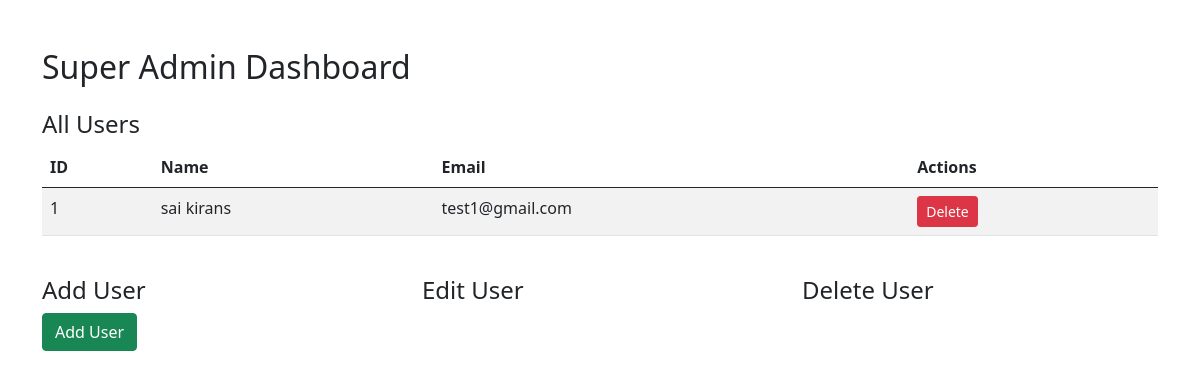
Before: /admin_panel.php (signed in) with the older database file.
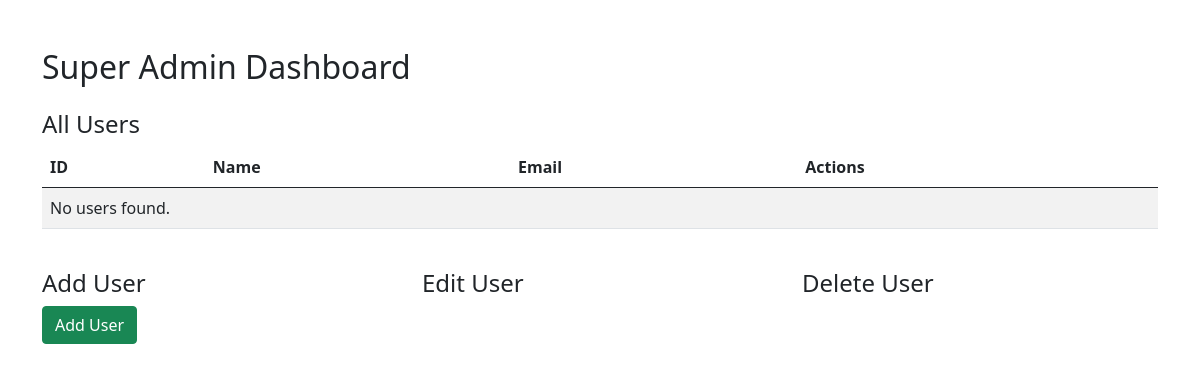
After: the same page with the newer database file.
### tables this page shows
CREATE TABLE `users` (
  `id` int(11) NOT NULL,
  `name` varchar(100) NOT NULL,
  `role` enum('Super Admin','Admin','User') NOT NULL,
  `mobile` varchar(15) DEFAULT NULL,
  `email` varchar(100) NOT NULL,
  `address` text DEFAULT NULL,
  `gender` enum('Male','Female','Other') DEFAULT NULL,
  `dob` date DEFAULT NULL,
  `profile_picture` varchar(255) DEFAULT NULL,
  `signature` varchar(255) DEFAULT NULL,
  `password` varchar(255) NOT NULL,
  `approved` tinyint(1) DEFAULT 0
);

### admin_panel.php (the view, shortened to what this page needs)
<?php
include 'db_connection.php';
$sql = "SELECT * FROM users";
$result = $conn->query($sql);
?>
<!DOCTYPE html>
<html lang="en">
<head>
  <link href="https://cdn.jsdelivr.net/npm/bootstrap@5.0.2/dist/css/bootstrap.min.css" rel="stylesheet">
</head>
<body>
  <div class="container mt-5">
    <h2 class="mb-4">Super Admin Dashboard</h2>
    <div class="row mb-4">
      <div class="col-md-12">
        <h4>All Users</h4>
        <table class="table table-striped">
          <thead>
            <tr>
              <th>ID</th>
              <th>Name</th>
              <th>Email</th>
              <th>Actions</th>
            </tr>
          </thead>
          <tbody>
            <?php
            if ($result->num_rows > 0) {
              while ($row = $result->fetch_assoc()) {
                echo "<tr>";
                echo "<td>" . $row['id'] . "</td>";
                echo "<td>" . $row['name'] . "</td>";
                echo "<td>" . $row['email'] . "</td>";
                echo "<td>
                        <button class='btn btn-danger btn-sm' onclick='deleteUser(" . $row['id'] . ")'>Delete</button>
                      </td>";
                echo "</tr>";
              }
            } else {
              echo "<tr><td colspan='4'>No users found.</td></tr>";
            }
            ?>
          </tbody>
        </table>
      </div>
    </div>
    <div class="row">
      <div class="col-md-4">
        <h4>Add User</h4>
        <button class="btn btn-success" data-bs-toggle="modal" data-bs-target="#addUserModal">Add User</button>
      </div>
      <div class="col-md-4">
        <h4>Edit User</h4>
      </div>
      <div class="col-md-4">
        <h4>Delete User</h4>
      </div>
    </div>
  </div>
</body>
</html>

Changed rows visible on the page:
removed users: id "1", name "sai kirans", email "test1@gmail.com"
Other visible differences:
text now shown: "No users found."
